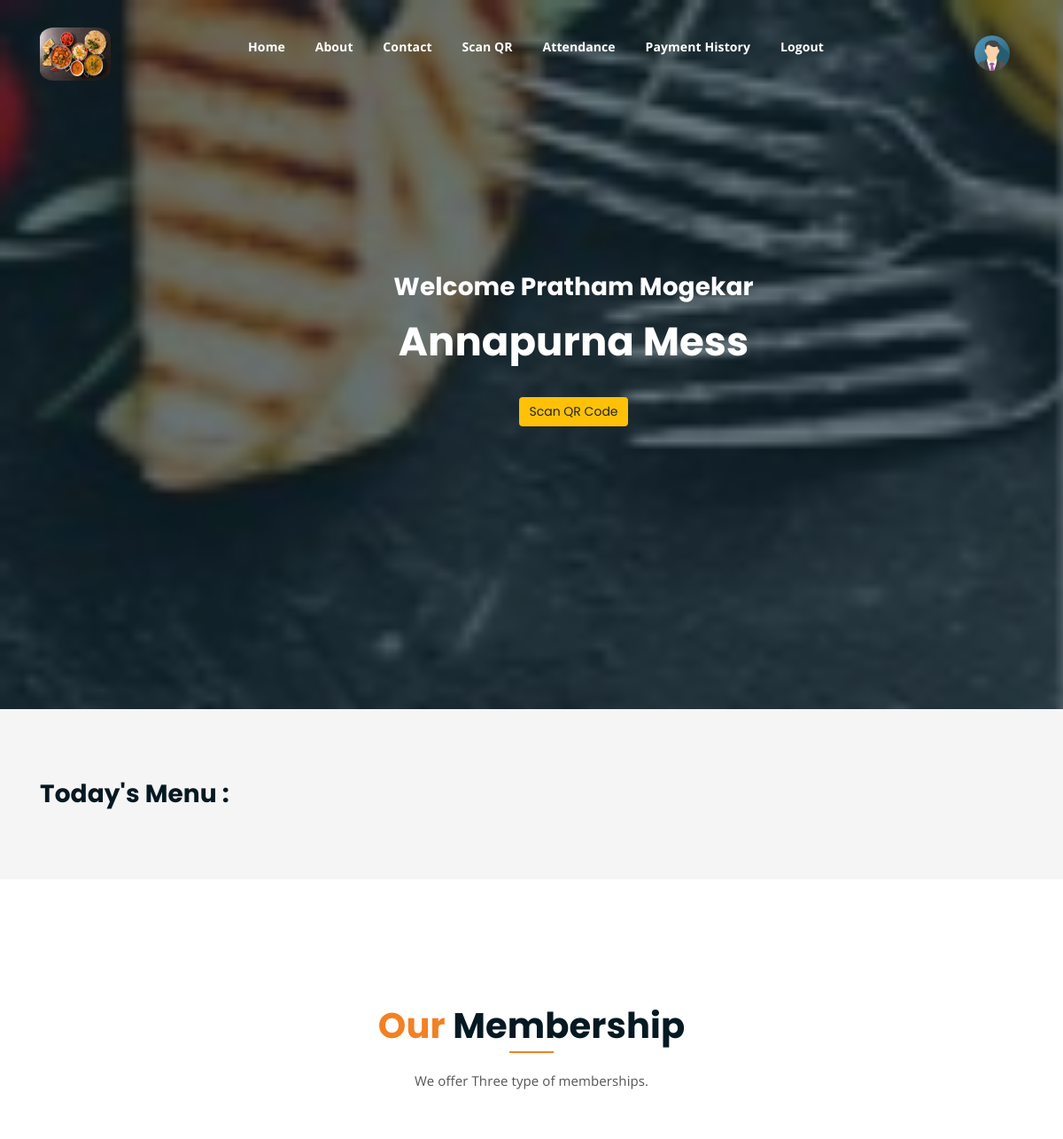
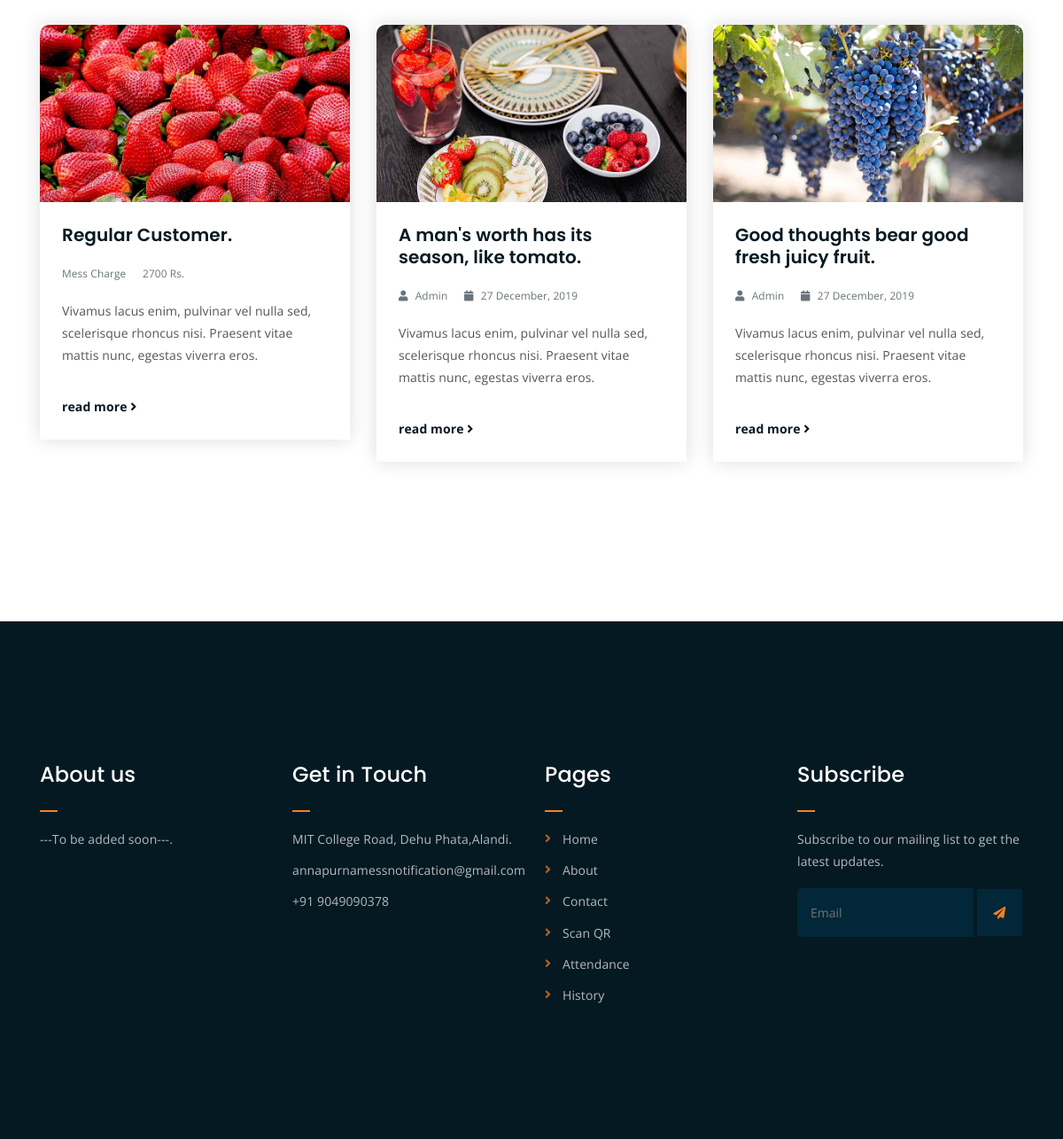
The page /uindex.php (signed in) on the database its author committed (2 pictures, top to bottom).
### tables this page shows
CREATE TABLE `signupmess` (
  `id` int(11) NOT NULL,
  `messid` int(10) NOT NULL,
  `mess` varchar(50) NOT NULL,
  `mobile` varchar(11) NOT NULL,
  `email` varchar(50) NOT NULL,
  `email_password` varchar(255) NOT NULL,
  `password` varchar(100) NOT NULL,
  `address` varchar(50) NOT NULL,
  `city` varchar(50) NOT NULL,
  `state` varchar(50) NOT NULL,
  `pincode` int(11) NOT NULL,
  `date` date NOT NULL,
  `time` time NOT NULL,
  `description` varchar(255) NOT NULL,
  `image` varchar(50) NOT NULL,
  `logo` varchar(250) NOT NULL,
  `bg` varchar(250) NOT NULL,
  `monthly` int(11) NOT NULL,
  `coupon` int(11) NOT NULL,
  `monthly_onetime` int(11) NOT NULL,
  `coupon_onetime` int(11) NOT NULL,
  `Non_veg` varchar(10) NOT NULL,
  `about` varchar(2000) NOT NULL,
  `token` varchar(50) NOT NULL,
  `otp` int(11) NOT NULL,
  `status` varchar(50) NOT NULL,
  `hstatus` varchar(50) NOT NULL
);

CREATE TABLE `user` (
  `id` int(11) NOT NULL,
  `messid` int(11) NOT NULL,
  `userid` int(10) NOT NULL,
  `name` varchar(250) NOT NULL,
  `mobile` varchar(12) NOT NULL,
  `email` varchar(250) NOT NULL,
  `password` varchar(250) NOT NULL,
  `image` varchar(100) NOT NULL,
  `messtype` varchar(100) NOT NULL,
  `time` varchar(100) NOT NULL,
  `foodtype` varchar(200) NOT NULL,
  `address` varchar(250) NOT NULL,
  `joining_date` varchar(100) NOT NULL,
  `start_date` varchar(100) NOT NULL,
  `end_date` varchar(100) NOT NULL,
  `point` int(11) NOT NULL,
  `payment` int(11) NOT NULL,
  `paid` int(11) NOT NULL,
  `payment_status` varchar(100) NOT NULL,
  `token` varchar(250) NOT NULL,
  `mstatus` varchar(100) NOT NULL,
  `status` varchar(100) NOT NULL
);

### usession.php (called while the page is built, shortened)
<?php
if($_SESSION['userid'] == NULL){
    $_SESSION['msg'] ="You Are Logout User Login Again !!!";
?>
  <script>
     location.replace('index.php?messid=868460')
  </script>
  <?php
  }else{
include'./database/dbcon.php';
$userid=$_SESSION['userid'];
$messid=$_SESSION['messid'];
$emailquery =" select * from user where userid ='$userid' ";
$query = mysqli_query($con, $emailquery);
$emailcount = mysqli_num_rows($query);
if($emailcount)
{
$userdata = mysqli_fetch_assoc($query);
$name = $userdata['name'];
$image = $userdata['image'];
}
$emailquery =" select * from signupmess where messid ='$messid' ";
$query = mysqli_query($con, $emailquery);
$emailcount = mysqli_num_rows($query);
if($emailcount)
{
$userdata = mysqli_fetch_assoc($query);
$mess = $userdata['mess'];
$messimage = $userdata['image'];
$messemail = $userdata['email'];
$messaddress = $userdata['address'];
$messabout = $userdata['about'];
$messmobile = $userdata['mobile'];
}
}
?>

### uindex.php (the view, shortened to what this page needs)
<?php include'uheader.php'?>
	<div class="hero-area hero-bg">
		<div class="container">
			<div class="row">
				<div class="col-lg-9 offset-lg-2 text-center">
					<div class="hero-text">
						<div class="hero-text-tablecell">
							<h3 style="color:white;">Welcome <?php echo $name?></h3>
							<h1><?php echo $mess?><h1>
						<a href="uscan.php"><button type="button" class="btn btn-warning">Scan QR Code</button></button></a>
						</div>
					</div>
				</div>
			</div>
		</div>
	</div>
	<div class="list-section pt-80 pb-80">
		<div class="container">
			<div class="row">
				<div class="col-lg-4 col-md-6 mb-4 mb-lg-0">
						<div class="content">
							<h3>Today's Menu :</h3>
					</div>
				</div>
			</div>
		</div>
	</div>
	<div class="latest-news pt-150 pb-150">
		<div class="container">
			<div class="row">
				<div class="col-lg-8 offset-lg-2 text-center">
					<div class="section-title">
						<h3><span class="orange-text">Our</span> Membership</h3>
						<p>We offer Three type of memberships.</p>
					</div>
				</div>
			</div>
			<div class="row">
				<div class="col-lg-4 col-md-6">
					<div class="single-latest-news">
						<a href="single-news.html"><div class="latest-news-bg news-bg-1"></div></a>
						<div class="news-text-box">
							<h3><a href="single-news.html">Regular Customer.</a></h3>
							<p class="blog-meta">
								<span class="author">Mess Charge</span>
								<span class="date">2700 Rs.</span>
							</p>
							<p class="excerpt">Vivamus lacus enim, pulvinar vel nulla sed, scelerisque rhoncus nisi. Praesent vitae mattis nunc, egestas viverra eros.</p>
							<a href="single-news.html" class="read-more-btn">read more <i class="fas fa-angle-right"></i></a>
						</div>
					</div>
				</div>
				<div class="col-lg-4 col-md-6">
					<div class="single-latest-news">
						<a href="single-news.html"><div class="latest-news-bg news-bg-2"></div></a>
						<div class="news-text-box">
							<h3><a href="single-news.html">A man's worth has its season, like tomato.</a></h3>
							<p class="blog-meta">
								<span class="author"><i class="fas fa-user"></i> Admin</span>
								<span class="date"><i class="fas fa-calendar"></i> 27 December, 2019</span>
							</p>
							<p class="excerpt">Vivamus lacus enim, pulvinar vel nulla sed, scelerisque rhoncus nisi. Praesent vitae mattis nunc, egestas viverra eros.</p>
							<a href="single-news.html" class="read-more-btn">read more <i class="fas fa-angle-right"></i></a>
						</div>
					</div>
				</div>
				<div class="col-lg-4 col-md-6 offset-md-3 offset-lg-0">
					<div class="single-latest-news">
						<a href="single-news.html"><div class="latest-news-bg news-bg-3"></div></a>
						<div class="news-text-box">
							<h3><a href="single-news.html">Good thoughts bear good fresh juicy fruit.</a></h3>
							<p class="blog-meta">
								<span class="author"><i class="fas fa-user"></i> Admin</span>
								<span class="date"><i class="fas fa-calendar"></i> 27 December, 2019</span>
							</p>
							<p class="excerpt">Vivamus lacus enim, pulvinar vel nulla sed, scelerisque rhoncus nisi. Praesent vitae mattis nunc, egestas viverra eros.</p>
							<a href="single-news.html" class="read-more-btn">read more <i class="fas fa-angle-right"></i></a>
						</div>
					</div>
				</div>
			</div>
		</div>
	</div>
	<?php include'ufooter.php'?>
</body>
</html>

### uheader.php (shortened to what this page needs)
<?php include'./usession.php'?>
<!DOCTYPE html>
<html lang="en">
<head>
	<link rel="stylesheet" href="./assets/css/all.min.css">
	<link rel="stylesheet" href="./assets/bootstrap/css/bootstrap.min.css">
	<link rel="stylesheet" href="./assets/css/owl.carousel.css">
	<link rel="stylesheet" href="./assets/css/magnific-popup.css">
	<link rel="stylesheet" href="./assets/css/animate.css">
	<link rel="stylesheet" href="./assets/css/meanmenu.min.css">
	<link rel="stylesheet" href="./assets/css/main.css">
	<link rel="stylesheet" href="./assets/css/responsive.css">
</head>
<body>
	<div class="top-header-area" id="sticker">
		<div class="container">
			<div class="row">
				<div class="col-lg-12 col-sm-12 text-center">
					<div class="main-menu-wrap">
						<div class="site-logo">
							<a href="uindex.php">
								<img src="<?php echo $messimage?>" alt="" style="width:80px;height:60px; border-radius: 20%;">
							</a>
						</div>
						<nav class="main-menu">
							<ul>
								<li><a href="uindex.php" class="current-list-item">Home</a></li>
								<li><a href="uabout.php">About</a></li>
								<li><a href="ucontact.php">Contact</a></li>
								<li><a href="uscan.php">Scan QR</a></li>
								<li><a href="uattendane.php">Attendance</a></li>
								<li><a href="uhistory.php">Payment History</a></li>
                                <li><a href="ulogout.php">Logout</a></li>
								<li>
									<div class="header-icons">
                                        <a href='uprofilepop.php?userid=<?php echo $userid?>'><img src="<?php echo $image;?>" alt="" style="width:40px;height:40px; border-radius: 50%;"></a>
									</div>
								</li>
							</ul>
						</nav>
					</div>
				</div>
			</div>
		</div>
	</div>

### ufooter.php (shortened to what this page needs)
<div class="footer-area">
		<div class="container">
			<div class="row">
				<div class="col-lg-3 col-md-6">
					<div class="footer-box about-widget">
						<h2 class="widget-title">About us</h2>
						<p><?php echo $messabout?>.</p>
					</div>
				</div>
				<div class="col-lg-3 col-md-6">
					<div class="footer-box get-in-touch">
						<h2 class="widget-title">Get in Touch</h2>
						<ul>
							<li><?php echo $messaddress?>.</li>
							<li><?php echo $messemail?></li>
							<li>+91 <?php echo $messmobile?></li>
						</ul>
					</div>
				</div>
				<div class="col-lg-3 col-md-6">
					<div class="footer-box pages">
						<h2 class="widget-title">Pages</h2>
						<ul>
						<li><a href="uindex.php" class="current-list-item">Home</a></li>
								<li><a href="uabout.php">About</a></li>
								<li><a href="ucontact.php">Contact</a></li>
								<li><a href="uscan.php">Scan QR</a></li>
								<li><a href="uattendane.php">Attendance</a></li>
								<li><a href="uhistory.php">History</a></li>
						</ul>
					</div>
				</div>
				<div class="col-lg-3 col-md-6">
					<div class="footer-box subscribe">
						<h2 class="widget-title">Subscribe</h2>
						<p>Subscribe to our mailing list to get the latest updates.</p>
						<form action="index.html">
							<input type="email" placeholder="Email">
							<button type="submit"><i class="fas fa-paper-plane"></i></button>
						</form>
					</div>
				</div>
			</div>
		</div>
	</div>

### assets/css/responsive.css (style rules this page uses)
@media only screen and (min-width: 992px) and (max-width: 1200px) { .hero-text h1 { font-size: 45px; } }

### rows shown on the page
signupmess: image (picture), mess "Annapurna Mess", about "---To be added soon---", address "MIT College Road, Dehu Phata,Alandi", email "annapurnamessnotification@gmail.com", mobile "9049090378"
user: image (placeholder picture), name "Pratham Mogekar"
